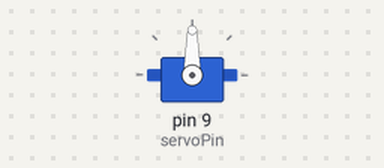
Bench run of a sketch on a simulated Arduino Uno, built with avr-gcc and run on an emulated ATmega328P. Parts: servo.

Above: at 0.1 s.
At 19.4 s:
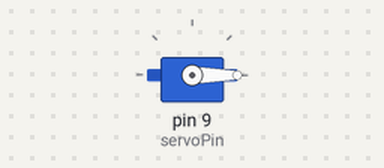
At 26.1 s:
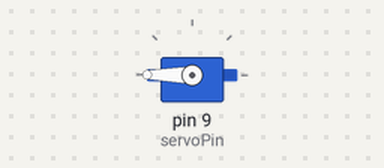
At 38.84 s:
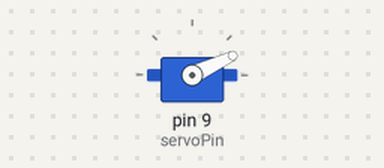
Timing chart, 0 to 40.0 s (numbered marks = the images above):
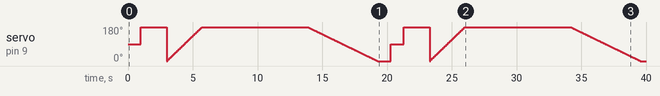

The sketch:

sketch_oct03a.ino
```cpp
/* Servo motor with Arduino example code. Position and sweep. More info: https://www.makerguides.com/ */

// Include the servo library:
#include <Servo.h>

// Create a new servo object:
Servo myservo;

// Define the servo pin:
#define servoPin 9

// Create a variable to store the servo position:
int angle = 0;

void setup() {
  // Attach the Servo variable to a pin:
  myservo.attach(servoPin);
}

void loop() {
  // Tell the servo to go to a particular angle:
  myservo.write(90);
  delay(1000);
  myservo.write(180);
  delay(1000);
  myservo.write(360);
  delay(1000);

  // Sweep from 0 to 180 degrees:
  for (angle = 0; angle <= 360; angle += 1) {
    myservo.write(angle);
    delay(15);
  }

  // And back from 180 to 0 degrees:
  for (angle = 360; angle >= 0; angle -= 1) {
    myservo.write(angle);
    delay(30);
  }
  delay(1000);
}
```
